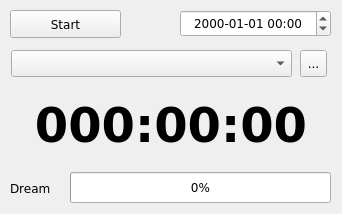
<?xml version="1.0" encoding="UTF-8"?>
<ui version="4.0">
 <class>MainWindow</class>
 <widget class="QMainWindow" name="MainWindow">
  <property name="geometry">
   <rect>
    <x>0</x>
    <y>0</y>
    <width>342</width>
    <height>214</height>
   </rect>
  </property>
  <property name="sizePolicy">
   <sizepolicy hsizetype="Fixed" vsizetype="Fixed">
    <horstretch>0</horstretch>
    <verstretch>0</verstretch>
   </sizepolicy>
  </property>
  <property name="font">
   <font>
    <family>DejaVu Sans</family>
   </font>
  </property>
  <property name="windowTitle">
   <string>MusicAlarm</string>
  </property>
  <property name="toolTip">
   <string>Wake me up before you go-go...</string>
  </property>
  <widget class="QWidget" name="centralWidget">
   <property name="font">
    <font>
     <family>DejaVu Sans</family>
    </font>
   </property>
   <widget class="QLabel" name="counter">
    <property name="geometry">
     <rect>
      <x>0</x>
      <y>80</y>
      <width>342</width>
      <height>91</height>
     </rect>
    </property>
    <property name="font">
     <font>
      <family>DejaVu Sans</family>
      <pointsize>36</pointsize>
      <weight>75</weight>
      <bold>true</bold>
      <kerning>true</kerning>
     </font>
    </property>
    <property name="text">
     <string>000:00:00</string>
    </property>
    <property name="alignment">
     <set>Qt::AlignCenter</set>
    </property>
   </widget>
   <widget class="QProgressBar" name="dreamProg">
    <property name="geometry">
     <rect>
      <x>70</x>
      <y>172</y>
      <width>261</width>
      <height>31</height>
     </rect>
    </property>
    <property name="font">
     <font>
      <family>DejaVu Sans</family>
     </font>
    </property>
    <property name="value">
     <number>0</number>
    </property>
    <property name="textVisible">
     <bool>true</bool>
    </property>
   </widget>
   <widget class="QLabel" name="dreamLabel">
    <property name="geometry">
     <rect>
      <x>10</x>
      <y>180</y>
      <width>51</width>
      <height>17</height>
     </rect>
    </property>
    <property name="font">
     <font>
      <family>DejaVu Sans</family>
     </font>
    </property>
    <property name="text">
     <string>Dream</string>
    </property>
   </widget>
   <widget class="QDateTimeEdit" name="dt">
    <property name="geometry">
     <rect>
      <x>180</x>
      <y>10</y>
      <width>151</width>
      <height>27</height>
     </rect>
    </property>
    <property name="font">
     <font>
      <family>DejaVu Sans</family>
     </font>
    </property>
    <property name="alignment">
     <set>Qt::AlignCenter</set>
    </property>
    <property name="correctionMode">
     <enum>QAbstractSpinBox::CorrectToNearestValue</enum>
    </property>
    <property name="displayFormat">
     <string notr="true">yyyy-MM-dd HH:mm</string>
    </property>
   </widget>
   <widget class="QPushButton" name="startBtn">
    <property name="geometry">
     <rect>
      <x>10</x>
      <y>10</y>
      <width>111</width>
      <height>28</height>
     </rect>
    </property>
    <property name="font">
     <font>
      <family>DejaVu Sans</family>
     </font>
    </property>
    <property name="text">
     <string>Start</string>
    </property>
   </widget>
   <widget class="QToolButton" name="getFile">
    <property name="geometry">
     <rect>
      <x>300</x>
      <y>50</y>
      <width>27</width>
      <height>27</height>
     </rect>
    </property>
    <property name="font">
     <font>
      <family>DejaVu Sans</family>
     </font>
    </property>
    <property name="text">
     <string>...</string>
    </property>
   </widget>
   <widget class="QComboBox" name="musicSrc">
    <property name="geometry">
     <rect>
      <x>11</x>
      <y>50</y>
      <width>281</width>
      <height>27</height>
     </rect>
    </property>
    <property name="font">
     <font>
      <family>DejaVu Sans</family>
     </font>
    </property>
    <property name="currentIndex">
     <number>-1</number>
    </property>
    <property name="insertPolicy">
     <enum>QComboBox::InsertAtTop</enum>
    </property>
   </widget>
  </widget>
 </widget>
 <layoutdefault spacing="6" margin="11"/>
 <resources/>
 <connections/>
 <slots>
  <slot>selectFile()</slot>
  <slot>start()</slot>
 </slots>
</ui>
